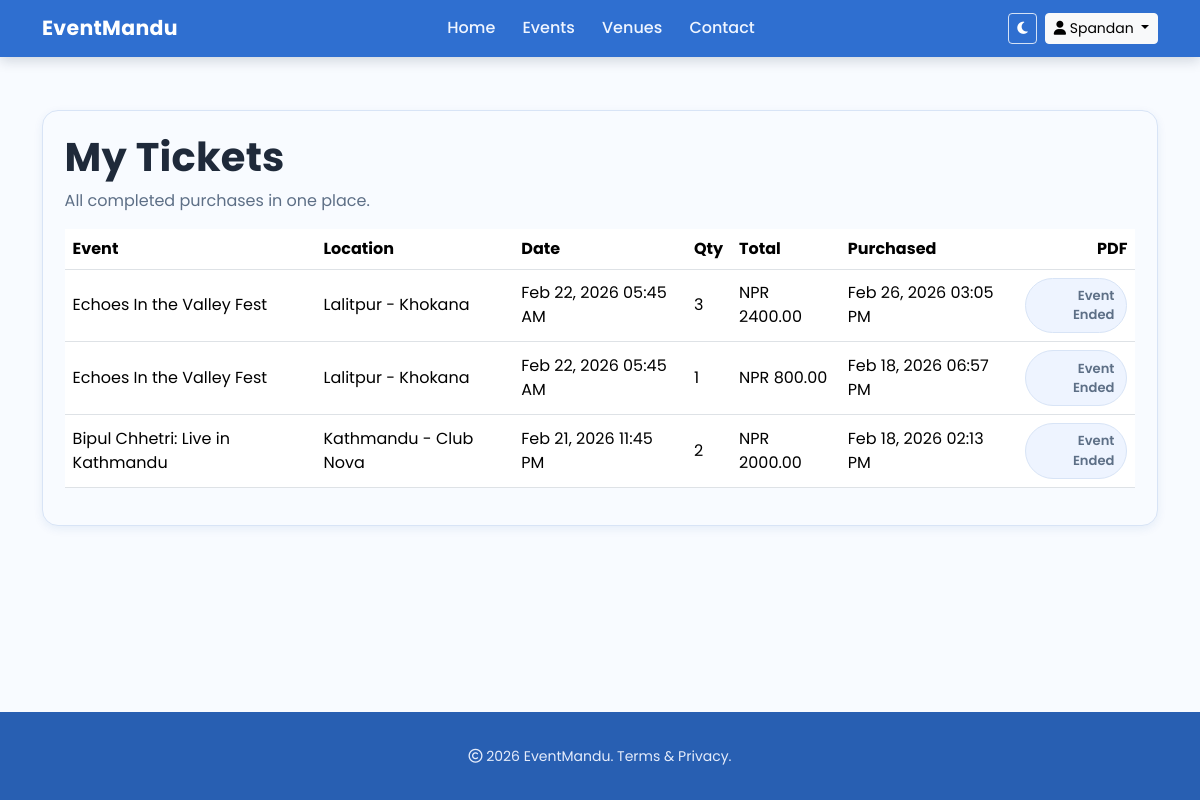
The app's page /tickets/ (signed in), older data.
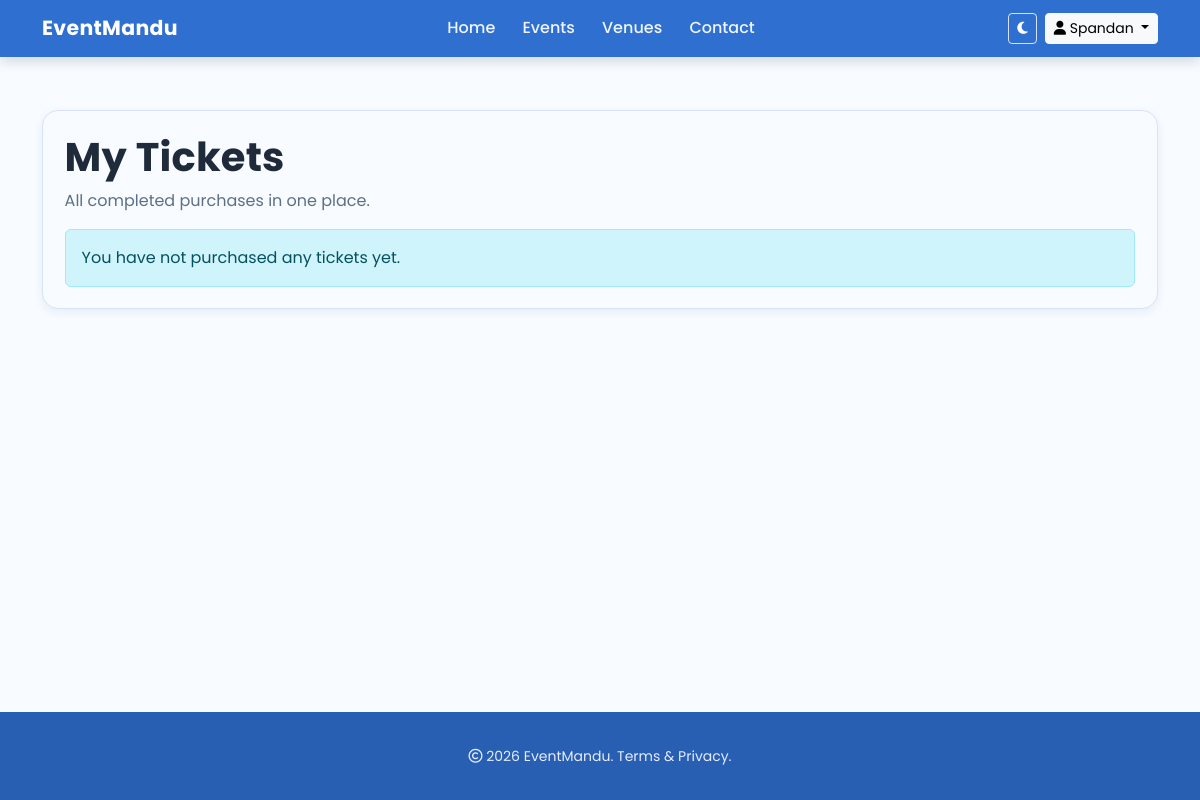
The same page, newer data.
### events/models.py (models this page shows, shortened)
class TicketPurchase(models.Model):
    STATUS_INITIATED = "initiated"
    STATUS_COMPLETED = "completed"
    STATUS_CANCELED = "canceled"
    STATUS_FAILED = "failed"
    STATUS_CHOICES = [
        (STATUS_INITIATED, "Initiated"),
        (STATUS_COMPLETED, "Completed"),
        (STATUS_CANCELED, "Canceled"),
        (STATUS_FAILED, "Failed"),
    ]
    user = models.ForeignKey("auth.User", on_delete=models.CASCADE, related_name="ticket_purchases")
    event = models.ForeignKey(Event, on_delete=models.CASCADE, related_name="ticket_purchases")
    quantity = models.PositiveIntegerField()
    total_amount = models.DecimalField(max_digits=10, decimal_places=2)
    status = models.CharField(max_length=20, choices=STATUS_CHOICES, default=STATUS_INITIATED)
    khalti_pidx = models.CharField(max_length=120, blank=True, null=True, db_index=True)
    khalti_txn_id = models.CharField(max_length=120, blank=True, null=True)
    purchase_order_id = models.CharField(max_length=120, unique=True)
    reservation_expires_at = models.DateTimeField(null=True, blank=True, db_index=True)
    created_at = models.DateTimeField(auto_now_add=True)

class Event(models.Model):
    APPROVAL_PENDING = "pending"
    APPROVAL_APPROVED = "approved"
    APPROVAL_REJECTED = "rejected"
    APPROVAL_CHOICES = [
        (APPROVAL_PENDING, "Pending"),
        (APPROVAL_APPROVED, "Approved"),
        (APPROVAL_REJECTED, "Rejected"),
    ]
    title = models.CharField(max_length=200)
    description = models.TextField()
    organizer = models.ForeignKey(
        settings.AUTH_USER_MODEL,
        on_delete=models.SET_NULL,
        null=True,
        blank=True,
        related_name="organized_events",
    )
    venue = models.ForeignKey(Venue, on_delete=models.CASCADE)
    category = models.ForeignKey(Category, on_delete=models.CASCADE, null=True)
    start_date = models.DateTimeField()
    end_date = models.DateTimeField()
    price = models.DecimalField(max_digits=8, decimal_places=2)
    popularity = models.IntegerField(
        default=1,
        validators=[MinValueValidator(1), MaxValueValidator(5)],
    )  # 1-5 scale
    is_active = models.BooleanField(default=True)
    approval_status = models.CharField(
        max_length=20,
        choices=APPROVAL_CHOICES,
        default=APPROVAL_PENDING,
        db_index=True,
    )
    approved_by = models.ForeignKey(
        settings.AUTH_USER_MODEL,
        on_delete=models.SET_NULL,
        null=True,
        blank=True,
        related_name="approved_events",
    )
    approved_at = models.DateTimeField(null=True, blank=True)
    is_finished = models.BooleanField(default=False, db_index=True)
    finished_at = models.DateTimeField(null=True, blank=True)
    finished_by = models.ForeignKey(
        settings.AUTH_USER_MODEL,
        on_delete=models.SET_NULL,
        null=True,
        blank=True,
        related_name="finished_events",
    )
    image = models.ImageField(upload_to="events/", null=True, blank=True)
    class Meta:
        constraints = [
            models.CheckConstraint(
                condition=models.Q(popularity__gte=1, popularity__lte=5),
                name="event_popularity_1_5",
            )
        ]

class Venue(models.Model):
    name = models.CharField(max_length=200)
    address = models.TextField()
    capacity = models.IntegerField()
    latitude = models.FloatField()
    longitude = models.FloatField()
    city = models.CharField(max_length=100)

### events/views.py (the view)
# urls.py: path('tickets/', views.tickets_view, name='tickets'),
@login_required
def tickets_view(request):
    current_time = timezone.now()
    tickets = (
        TicketPurchase.objects.filter(user=request.user, status=TicketPurchase.STATUS_COMPLETED)
        .select_related("event", "event__venue")
        .order_by("-created_at")
    )
    return render(request, "tickets.html", {"tickets": tickets, "current_time": current_time})

### events/context_processors.py (called while the page is built)
def user_role(request):
    role = None
    if request.user.is_authenticated:
        role = get_user_role(request.user)
    return {"user_role": role}

### events/roles.py (called while the page is built)
def get_user_role(user):
    if not user.is_authenticated:
        return None
    if user.is_superuser:
        return UserRole.ROLE_ADMIN
    role_profile, _ = UserRole.objects.get_or_create(user=user)
    return role_profile.role

### templates/tickets.html (shortened to what the changed rows need)
{% load static %}
<!doctype html>
<html lang="en" data-bs-theme="light">
  <head>
    <link
      href="https://cdn.jsdelivr.net/npm/bootstrap@5.3.2/dist/css/bootstrap.min.css"
      rel="stylesheet"
    />
    <link
      rel="stylesheet"
      href="https://cdnjs.cloudflare.com/ajax/libs/font-awesome/6.5.2/css/all.min.css"
    />
    <link rel="stylesheet" href="{% static 'css/style.css' %}?v=20260228a" />
  </head>
  <body class="d-flex flex-column min-vh-100">
    <main class="section-space pt-4 flex-grow-1">
      <div class="container">
        <section class="tickets-card">
          <h1 class="section-title mb-2">My Tickets</h1>
          <p class="section-subtitle mb-3">
            All completed purchases in one place.
          </p>
          {% if tickets %}
          <div class="table-responsive">
            <table class="table align-middle">
              <thead>
                <tr>
                  <th>Event</th>
                  <th>Location</th>
                  <th>Date</th>
                  <th>Qty</th>
                  <th>Total</th>
                  <th>Purchased</th>
                  <th class="text-end">PDF</th>
                </tr>
              </thead>
              <tbody>
                {% for ticket in tickets %}
                <tr>
                  <td>{{ ticket.event.title }}</td>
                  <td>
                    {{ ticket.event.venue.city }} - {{ ticket.event.venue.name}}
                  </td>
                  <td>{{ ticket.event.end_date|date:"M d, Y h:i A" }}</td>
                  <td>{{ ticket.quantity }}</td>
                  <td>NPR {{ ticket.total_amount }}</td>
                  <td>{{ ticket.created_at|date:"M d, Y h:i A" }}</td>
                  <td class="text-end">
                    {% if not ticket.event.is_finished and ticket.event.end_date > current_time %}
                    <a
                      class="btn btn-primary-brand btn-sm"
                      href="{% url 'ticket_pdf_download' ticket.id %}"
                    >
                      <i class="fa-solid fa-download me-1"></i>Download PDF
                    </a>
                    {% else %}
                    <span class="ticket-download-muted">Event Ended</span>
                    {% endif %}
                  </td>
                </tr>
                {% endfor %}
              </tbody>
            </table>
          </div>
          {% else %}
          <div class="alert alert-info mb-0">
            You have not purchased any tickets yet.
          </div>
          {% endif %}
        </section>
      </div>
    </main>
  </body>
</html>

Row changes from the older to the newer data that the page shows:
removed TicketPurchase: event "Echoes In the Valley Fest", event.venue.city "Lalitpur", event.venue.name "Khokana", event.end_date "Feb 22, 2026 05:45 AM", quantity "3", total_amount "2400.00", created_at "Feb 26, 2026 03:05 PM", shows "Event Ended"
removed TicketPurchase: event "Echoes In the Valley Fest", event.venue.city "Lalitpur", event.venue.name "Khokana", event.end_date "Feb 22, 2026 05:45 AM", quantity "1", total_amount "800.00", created_at "Feb 18, 2026 06:57 PM", shows "Event Ended"
removed TicketPurchase: event "Bipul Chhetri: Live in Kathmandu", event.venue.city "Kathmandu", event.venue.name "Club Nova", event.end_date "Feb 21, 2026 11:45 PM", quantity "2", total_amount "2000.00", created_at "Feb 18, 2026 02:13 PM", shows "Event Ended"
Text that changed along with them:
text no longer shown: "Event Location Date Qty Total Purchased PDF"
text now shown: "You have not purchased any tickets yet."
